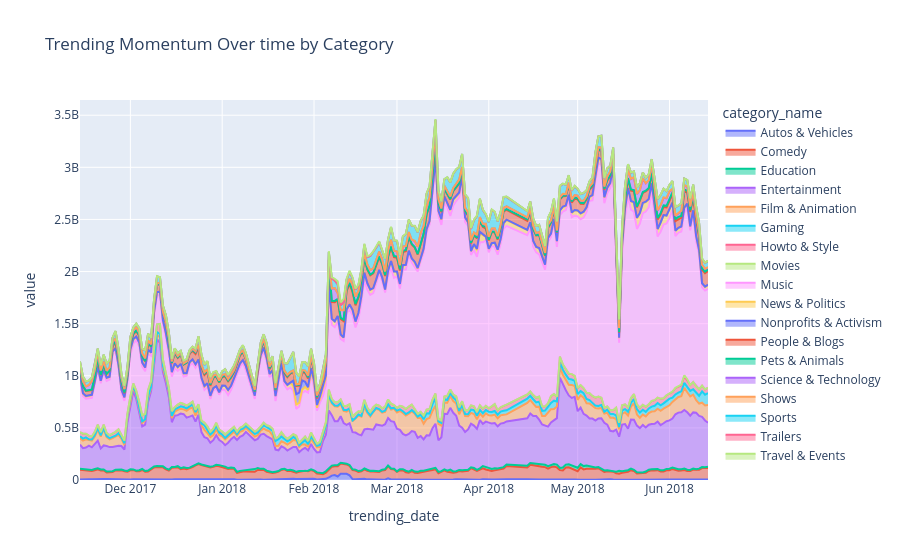

The cell this chart's notebook holds for it:
### Code cell
area_chart

### Figure 1 — Plotly figure (JSON) as saved in the notebook; plotly's stock layout.template omitted (floating-point values rounded to 4 significant figures; data arrays with more than 128 entries replaced by an {"elided": "..."} marker saying what was removed)
{"data": [{"fillpattern": {"shape": ""}, "hovertemplate": "category_name=Autos & Vehicles<br>trending_date=%{x}<br>value=%{y}<extra></extra>", "legendgroup": "Autos & Vehicles", "line": {"color": "#636efa"}, "marker": {"symbol": "circle"}, "mode": "lines", "name": "Autos & Vehicles", "orientation": "v", "showlegend": true, "stackgroup": "1", "type": "scatter", "x": {"elided": "205 str values"}, "xaxis": "x", "y": {"elided": "205 int values"}, "yaxis": "y"}, {"fillpattern": {"shape": ""}, "hovertemplate": "category_name=Comedy<br>trending_date=%{x}<br>value=%{y}<extra></extra>", "legendgroup": "Comedy", "line": {"color": "#EF553B"}, "marker": {"symbol": "circle"}, "mode": "lines", "name": "Comedy", "orientation": "v", "showlegend": true, "stackgroup": "1", "type": "scatter", "x": {"elided": "205 str values"}, "xaxis": "x", "y": {"elided": "205 int values"}, "yaxis": "y"}, {"fillpattern": {"shape": ""}, "hovertemplate": "category_name=Education<br>trending_date=%{x}<br>value=%{y}<extra></extra>", "legendgroup": "Education", "line": {"color": "#00cc96"}, "marker": {"symbol": "circle"}, "mode": "lines", "name": "Education", "orientation": "v", "showlegend": true, "stackgroup": "1", "type": "scatter", "x": {"elided": "205 str values"}, "xaxis": "x", "y": {"elided": "205 int values"}, "yaxis": "y"}, {"fillpattern": {"shape": ""}, "hovertemplate": "category_name=Entertainment<br>trending_date=%{x}<br>value=%{y}<extra></extra>", "legendgroup": "Entertainment", "line": {"color": "#ab63fa"}, "marker": {"symbol": "circle"}, "mode": "lines", "name": "Entertainment", "orientation": "v", "showlegend": true, "stackgroup": "1", "type": "scatter", "x": {"elided": "205 str values"}, "xaxis": "x", "y": {"elided": "205 int values"}, "yaxis": "y"}, {"fillpattern": {"shape": ""}, "hovertemplate": "category_name=Film & Animation<br>trending_date=%{x}<br>value=%{y}<extra></extra>", "legendgroup": "Film & Animation", "line": {"color": "#FFA15A"}, "marker": {"symbol": "circle"}, "mode": "lines", "name": "Film & Animation", "orientation": "v", "showlegend": true, "stackgroup": "1", "type": "scatter", "x": {"elided": "205 str values"}, "xaxis": "x", "y": {"elided": "205 int values"}, "yaxis": "y"}, {"fillpattern": {"shape": ""}, "hovertemplate": "category_name=Gaming<br>trending_date=%{x}<br>value=%{y}<extra></extra>", "legendgroup": "Gaming", "line": {"color": "#19d3f3"}, "marker": {"symbol": "circle"}, "mode": "lines", "name": "Gaming", "orientation": "v", "showlegend": true, "stackgroup": "1", "type": "scatter", "x": {"elided": "205 str values"}, "xaxis": "x", "y": {"elided": "205 int values"}, "yaxis": "y"}, {"fillpattern": {"shape": ""}, "hovertemplate": "category_name=Howto & Style<br>trending_date=%{x}<br>value=%{y}<extra></extra>", "legendgroup": "Howto & Style", "line": {"color": "#FF6692"}, "marker": {"symbol": "circle"}, "mode": "lines", "name": "Howto & Style", "orientation": "v", "showlegend": true, "stackgroup": "1", "type": "scatter", "x": {"elided": "205 str values"}, "xaxis": "x", "y": {"elided": "205 int values"}, "yaxis": "y"}, {"fillpattern": {"shape": ""}, "hovertemplate": "category_name=Movies<br>trending_date=%{x}<br>value=%{y}<extra></extra>", "legendgroup": "Movies", "line": {"color": "#B6E880"}, "marker": {"symbol": "circle"}, "mode": "lines", "name": "Movies", "orientation": "v", "showlegend": true, "stackgroup": "1", "type": "scatter", "x": {"elided": "205 str values"}, "xaxis": "x", "y": {"elided": "205 int values"}, "yaxis": "y"}, {"fillpattern": {"shape": ""}, "hovertemplate": "category_name=Music<br>trending_date=%{x}<br>value=%{y}<extra></extra>", "legendgroup": "Music", "line": {"color": "#FF97FF"}, "marker": {"symbol": "circle"}, "mode": "lines", "name": "Music", "orientation": "v", "showlegend": true, "stackgroup": "1", "type": "scatter", "x": {"elided": "205 str values"}, "xaxis": "x", "y": {"elided": "205 int values"}, "yaxis": "y"}, {"fillpattern": {"shape": ""}, "hovertemplate": "category_name=News & Politics<br>trending_date=%{x}<br>value=%{y}<extra></extra>", "legendgroup": "News & Politics", "line": {"color": "#FECB52"}, "marker": {"symbol": "circle"}, "mode": "lines", "name": "News & Politics", "orientation": "v", "showlegend": true, "stackgroup": "1", "type": "scatter", "x": {"elided": "205 str values"}, "xaxis": "x", "y": {"elided": "205 int values"}, "yaxis": "y"}, {"fillpattern": {"shape": ""}, "hovertemplate": "category_name=Nonprofits & Activism<br>trending_date=%{x}<br>value=%{y}<extra></extra>", "legendgroup": "Nonprofits & Activism", "line": {"color": "#636efa"}, "marker": {"symbol": "circle"}, "mode": "lines", "name": "Nonprofits & Activism", "orientation": "v", "showlegend": true, "stackgroup": "1", "type": "scatter", "x": {"elided": "205 str values"}, "xaxis": "x", "y": {"elided": "205 int values"}, "yaxis": "y"}, {"fillpattern": {"shape": ""}, "hovertemplate": "category_name=People & Blogs<br>trending_date=%{x}<br>value=%{y}<extra></extra>", "legendgroup": "People & Blogs", "line": {"color": "#EF553B"}, "marker": {"symbol": "circle"}, "mode": "lines", "name": "People & Blogs", "orientation": "v", "showlegend": true, "stackgroup": "1", "type": "scatter", "x": {"elided": "205 str values"}, "xaxis": "x", "y": {"elided": "205 int values"}, "yaxis": "y"}, {"fillpattern": {"shape": ""}, "hovertemplate": "category_name=Pets & Animals<br>trending_date=%{x}<br>value=%{y}<extra></extra>", "legendgroup": "Pets & Animals", "line": {"color": "#00cc96"}, "marker": {"symbol": "circle"}, "mode": "lines", "name": "Pets & Animals", "orientation": "v", "showlegend": true, "stackgroup": "1", "type": "scatter", "x": {"elided": "205 str values"}, "xaxis": "x", "y": {"elided": "205 int values"}, "yaxis": "y"}, {"fillpattern": {"shape": ""}, "hovertemplate": "category_name=Science & Technology<br>trending_date=%{x}<br>value=%{y}<extra></extra>", "legendgroup": "Science & Technology", "line": {"color": "#ab63fa"}, "marker": {"symbol": "circle"}, "mode": "lines", "name": "Science & Technology", "orientation": "v", "showlegend": true, "stackgroup": "1", "type": "scatter", "x": {"elided": "205 str values"}, "xaxis": "x", "y": {"elided": "205 int values"}, "yaxis": "y"}, {"fillpattern": {"shape": ""}, "hovertemplate": "category_name=Shows<br>trending_date=%{x}<br>value=%{y}<extra></extra>", "legendgroup": "Shows", "line": {"color": "#FFA15A"}, "marker": {"symbol": "circle"}, "mode": "lines", "name": "Shows", "orientation": "v", "showlegend": true, "stackgroup": "1", "type": "scatter", "x": {"elided": "205 str values"}, "xaxis": "x", "y": {"elided": "205 int values"}, "yaxis": "y"}, {"fillpattern": {"shape": ""}, "hovertemplate": "category_name=Sports<br>trending_date=%{x}<br>value=%{y}<extra></extra>", "legendgroup": "Sports", "line": {"color": "#19d3f3"}, "marker": {"symbol": "circle"}, "mode": "lines", "name": "Sports", "orientation": "v", "showlegend": true, "stackgroup": "1", "type": "scatter", "x": {"elided": "205 str values"}, "xaxis": "x", "y": {"elided": "205 int values"}, "yaxis": "y"}, {"fillpattern": {"shape": ""}, "hovertemplate": "category_name=Trailers<br>trending_date=%{x}<br>value=%{y}<extra></extra>", "legendgroup": "Trailers", "line": {"color": "#FF6692"}, "marker": {"symbol": "circle"}, "mode": "lines", "name": "Trailers", "orientation": "v", "showlegend": true, "stackgroup": "1", "type": "scatter", "x": {"elided": "205 str values"}, "xaxis": "x", "y": {"elided": "205 int values"}, "yaxis": "y"}, {"fillpattern": {"shape": ""}, "hovertemplate": "category_name=Travel & Events<br>trending_date=%{x}<br>value=%{y}<extra></extra>", "legendgroup": "Travel & Events", "line": {"color": "#B6E880"}, "marker": {"symbol": "circle"}, "mode": "lines", "name": "Travel & Events", "orientation": "v", "showlegend": true, "stackgroup": "1", "type": "scatter", "x": {"elided": "205 str values"}, "xaxis": "x", "y": {"elided": "205 int values"}, "yaxis": "y"}], "layout": {"legend": {"title": {"text": "category_name"}, "tracegroupgap": 0}, "title": {"text": "Trending Momentum Over time by Category"}, "xaxis": {"anchor": "y", "domain": [0, 1], "title": {"text": "trending_date"}}, "yaxis": {"anchor": "x", "domain": [0, 1], "title": {"text": "value"}}}}
